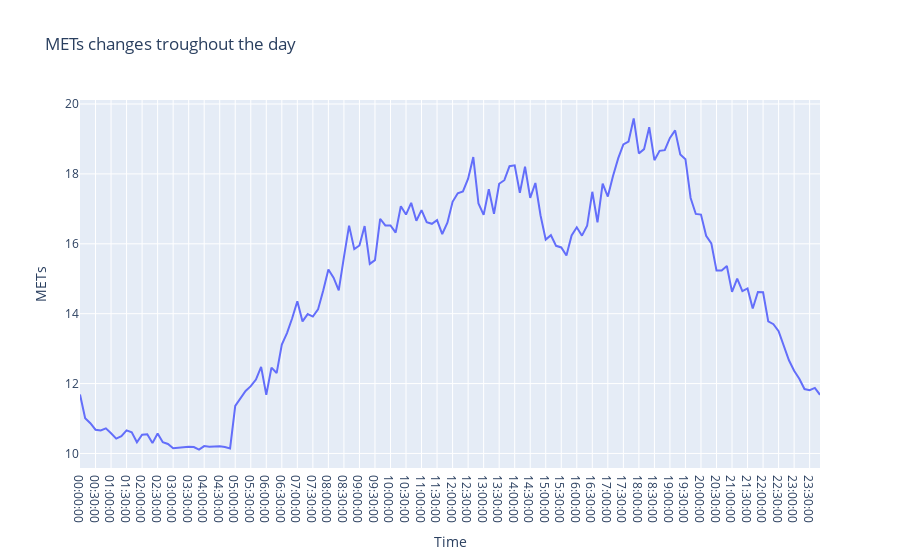

Notebook code for this chart:
### Markdown cell above
based on those sample, METs can change rapidly within minutes. We can also see that it's really low at early daytime. Let's have a look with all the data involved, because it'll be chaos if we display every Id, we will get the average METs every 10 min to get the full picture of the pattern (if exist).

### Code cell
METs_groupbyTime_df = df_30minuteMETs.groupby(['Time']).mean()

fig = px.line(METs_groupbyTime_df, 
              x=METs_groupbyTime_df.index.get_level_values(0), 
              y="METs", 
              title='METs changes troughout the day'
)
fig.update_layout(hovermode="x")
fig.show()

### Figure 1 — Plotly figure (JSON) as saved in the notebook; plotly's stock layout.template omitted (floating-point values rounded to 4 significant figures; data arrays with more than 128 entries replaced by an {"elided": "..."} marker saying what was removed)
{"data": [{"hovertemplate": "Time=%{x}<br>METs=%{y}<extra></extra>", "legendgroup": "", "line": {"color": "#636efa", "dash": "solid"}, "mode": "lines", "name": "", "orientation": "v", "showlegend": false, "type": "scatter", "x": {"elided": "144 str values"}, "xaxis": "x", "y": {"elided": "144 float values"}, "yaxis": "y"}], "layout": {"hovermode": "x", "legend": {"tracegroupgap": 0}, "title": {"text": "METs changes troughout the day"}, "xaxis": {"anchor": "y", "domain": [0, 1], "title": {"text": "Time"}}, "yaxis": {"anchor": "x", "domain": [0, 1], "title": {"text": "METs"}}}}
